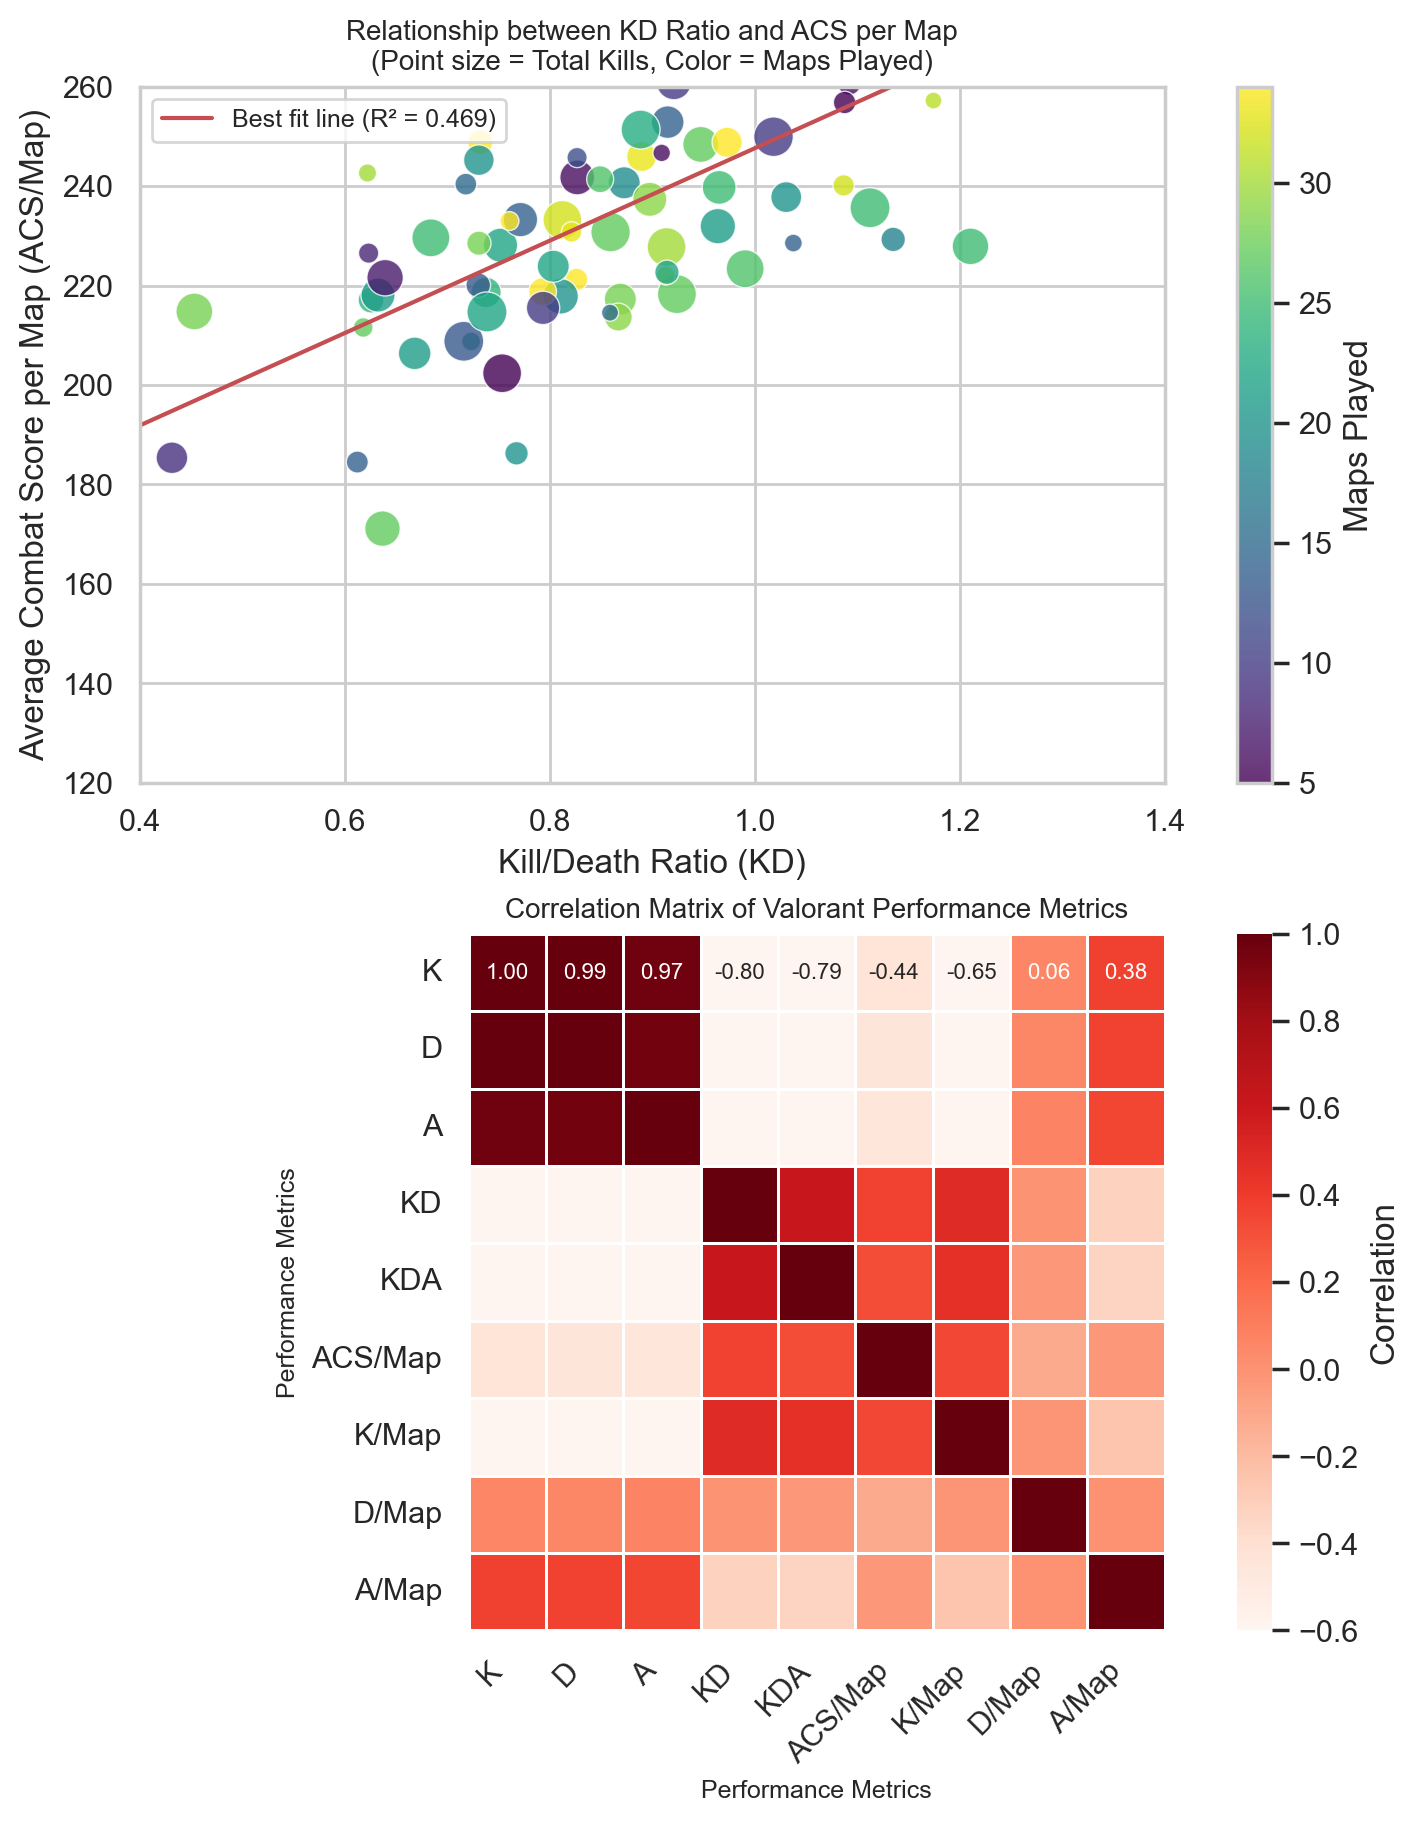

Reproduce this figure in Python.
"""Reproduction of Realchart2code-raw/1.png
2-panel figure: scatter (top) + correlation heatmap (bottom).

Source image: Valorant-style performance data.
- Top: KD vs ACS/Map, point size = Total Kills, color = Maps Played (viridis),
  red regression line annotated "Best fit line (R² = 0.669)".
- Bottom: 9x9 correlation heatmap with Reds colormap, annotated values.
"""
import numpy as np
import matplotlib.pyplot as plt
import seaborn as sns

sns.set_theme(style='whitegrid')
rng = np.random.default_rng(0)

# --- Top panel: scatter of KD vs ACS/Map ---
n = 80
kd = rng.normal(0.85, 0.18, n).clip(0.4, 1.4)              # x: Kill/Death ratio
acs = 150 + 100 * kd + rng.normal(0, 18, n)                # y: ACS/Map (linear in kd + noise)
maps_played = rng.integers(5, 35, n)                       # color
total_kills = rng.integers(80, 800, n)                     # size

fig, (ax1, ax2) = plt.subplots(2, 1, figsize=(7, 9), constrained_layout=True)

sc = ax1.scatter(kd, acs, c=maps_played, s=10 + total_kills * 0.25,
                 cmap='viridis', alpha=0.8, edgecolor='white', linewidth=0.5)

# Regression line: a 0.669 R^2 line in roughly the data range
coef = np.polyfit(kd, acs, 1)
xs = np.array([0.4, 1.4])
ax1.plot(xs, np.polyval(coef, xs), 'r-', lw=1.5,
         label=f'Best fit line (R² = {np.corrcoef(kd, acs)[0, 1]**2:.3f})')

ax1.set_xlabel('Kill/Death Ratio (KD)')
ax1.set_ylabel('Average Combat Score per Map (ACS/Map)')
ax1.set_xlim(0.4, 1.4)
ax1.set_ylim(120, 260)
ax1.legend(loc='upper left', fontsize=9)
fig.colorbar(sc, ax=ax1, label='Maps Played')
ax1.set_title('Relationship between KD Ratio and ACS per Map\n'
              '(Point size = Total Kills, Color = Maps Played)',
              fontsize=10)

# --- Bottom panel: 9x9 correlation heatmap ---
# Synthesize 9 variables with a similar correlation structure as the source.
labels = ['K', 'D', 'A', 'KD', 'KDA', 'ACS/Map', 'K/Map', 'D/Map', 'A/Map']
n_vars = len(labels)
n_samples = 200
data = rng.normal(size=(n_samples, n_vars))
# Inject correlations so the heatmap has visible structure
data[:, 1] = 0.97 * data[:, 0] + 0.1 * rng.normal(size=n_samples)            # D ~ K
data[:, 2] = 0.87 * data[:, 0] + 0.2 * rng.normal(size=n_samples)            # A ~ K
data[:, 3] = -0.55 * data[:, 0] + 0.4 * rng.normal(size=n_samples)           # KD ~ -K
data[:, 4] = -0.6  * data[:, 0] + 0.5 * rng.normal(size=n_samples)           # KDA ~ -K
data[:, 5] = -0.4  * data[:, 0] + 0.7 * rng.normal(size=n_samples)           # ACS/Map ~ -K
data[:, 6] = -0.5  * data[:, 0] + 0.6 * rng.normal(size=n_samples)           # K/Map ~ -K
data[:, 7] = 0.1   * data[:, 0] + 0.99 * rng.normal(size=n_samples)          # D/Map independent
data[:, 8] = 0.3   * data[:, 0] + 0.9  * rng.normal(size=n_samples)          # A/Map partly K
corr = np.corrcoef(data.T)

sns.heatmap(corr, ax=ax2,
            annot=True, fmt='.2f',
            cmap='Reds',                       # sequential (per source image)
            vmin=-0.6, vmax=1.0,
            xticklabels=labels, yticklabels=labels,
            cbar_kws={'label': 'Correlation'},
            square=True, linewidths=0.5, linecolor='white',
            annot_kws={'size': 8})
ax2.set_title('Correlation Matrix of Valorant Performance Metrics', fontsize=10)
ax2.set_xlabel('Performance Metrics', fontsize=9)
ax2.set_ylabel('Performance Metrics', fontsize=9)
plt.setp(ax2.get_xticklabels(), rotation=45, ha='right')
plt.setp(ax2.get_yticklabels(), rotation=0)

plt.savefig('output.png', dpi=200, bbox_inches='tight')
